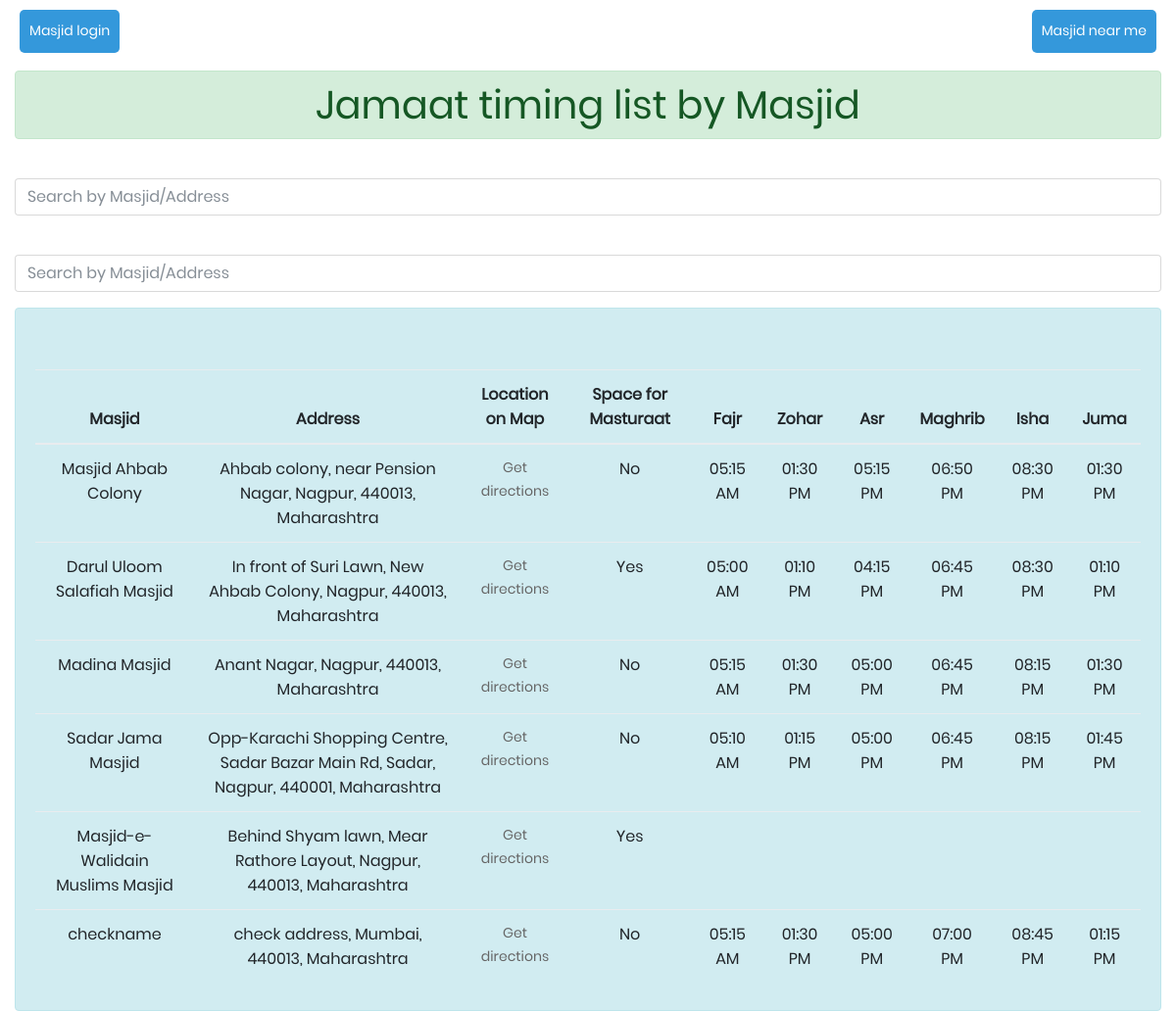
Page /Testform2.php on the earlier database version.
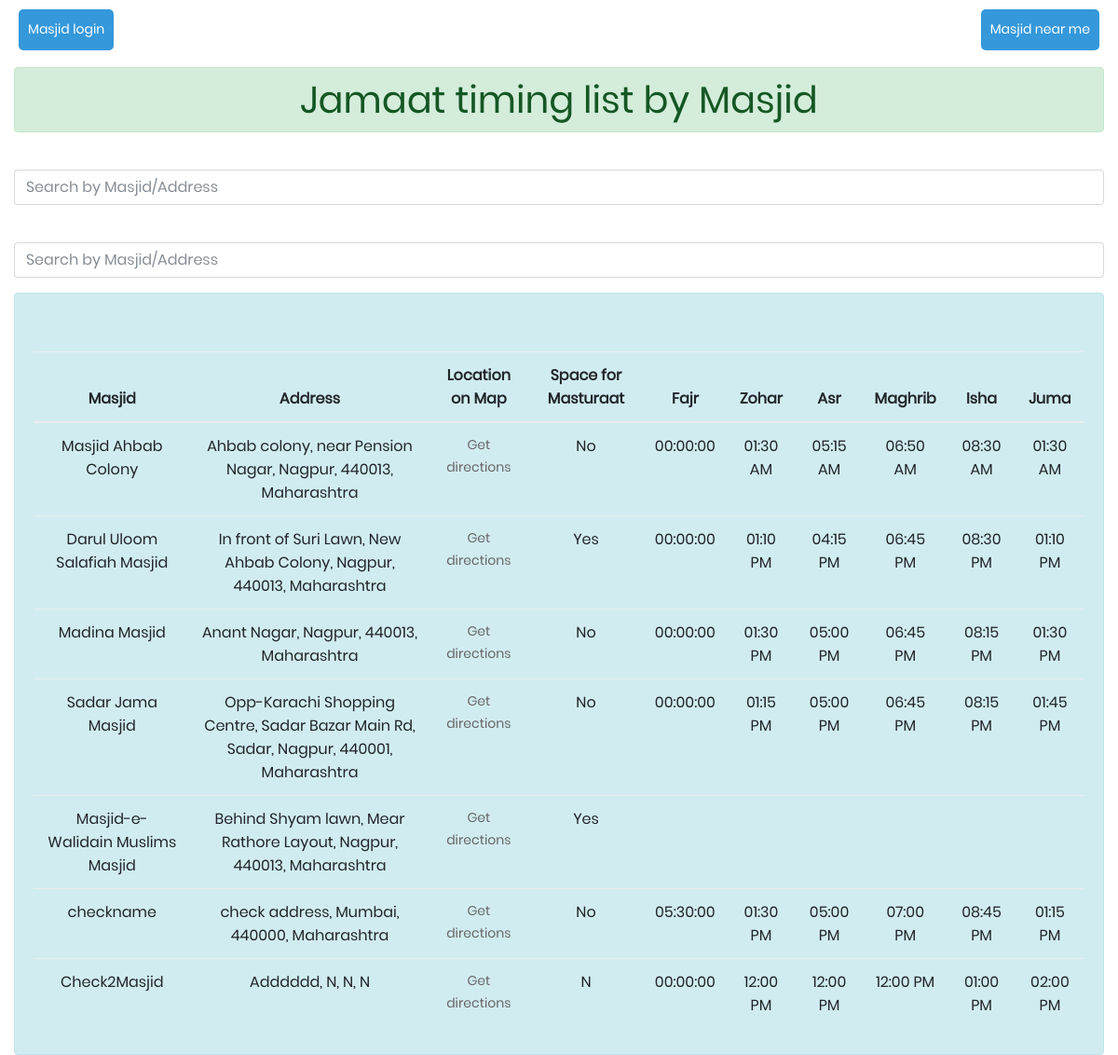
Same page on the later database version.
### tables this page shows
CREATE TABLE `user1` (
  `id` int(50) NOT NULL,
  `username` varchar(50) NOT NULL,
  `email` varchar(50) NOT NULL,
  `password` varchar(50) NOT NULL,
  `email2` varchar(50) DEFAULT NULL,
  `mobileno` int(10) DEFAULT NULL,
  `mobileno2` int(10) DEFAULT NULL,
  `masjidname` varchar(250) NOT NULL,
  `address` varchar(250) NOT NULL,
  `city` varchar(50) NOT NULL,
  `zipcode` varchar(50) NOT NULL,
  `state` varchar(50) NOT NULL,
  `addresslink` varchar(250) NOT NULL,
  `fajr` varchar(50) DEFAULT NULL,
  `zohar` varchar(200) DEFAULT NULL,
  `asr` varchar(200) DEFAULT NULL,
  `maghrib` varchar(200) DEFAULT NULL,
  `isha` varchar(200) DEFAULT NULL,
  `juma` varchar(200) DEFAULT NULL,
  `forladies` varchar(50) NOT NULL,
  `timestamp` time DEFAULT NULL,
  `reset_token` varchar(250) DEFAULT NULL,
  `reset_expiry` varchar(250) DEFAULT NULL
);

### Testform2.php (the view, shortened to what this page needs)
<html>
<head>
	<link rel="stylesheet" type="text/css" href="vendor/bootstrap/css/bootstrap.min.css">
	<link rel="stylesheet" type="text/css" href="fonts/font-awesome-4.7.0/css/font-awesome.min.css">
	<link rel="stylesheet" type="text/css" href="fonts/Linearicons-Free-v1.0.0/icon-font.min.css">
	<link rel="stylesheet" type="text/css" href="vendor/animate/animate.css">
	<link rel="stylesheet" type="text/css" href="vendor/css-hamburgers/hamburgers.min.css">
	<link rel="stylesheet" type="text/css" href="vendor/animsition/css/animsition.min.css">
	<link rel="stylesheet" type="text/css" href="vendor/select2/select2.min.css">
	<link rel="stylesheet" type="text/css" href="vendor/daterangepicker/daterangepicker.css">
	<link rel="stylesheet" type="text/css" href="css/util.css">
	<link rel="stylesheet" type="text/css" href="css/main.css">
</head>
<a href="https://www.google.com/maps/search/masjid+near+me" class="button">Masjid near me</a>
<a href="https://checktimeinlocality.000webhostapp.com/login.php" class="button2">Masjid login</a>
<br>
<br>
<br>
<body>
<div class="container-fluid">
<div class="alert alert-success">
    <h1 align="center">Jamaat timing list by Masjid</h1>
    </div>
    <div>
<form class="navbar-form navbar-center">
        <div class="form-group">
         <span class="glyphicon glyphicon-search"></span>&nbsp;&nbsp;<input type="text" class="form-control" placeholder="Search by Masjid/Address" id="searchTerm" onKeyUp="doSearch()" />
        </div>
        <div class="form-group">
         <span class="glyphicon glyphicon-search"></span>&nbsp;&nbsp;<input type="text" class="form-control" placeholder="Search by Masjid/Address" id="searchTerm2" onKeyUp="doSearch2()" />
        </div>
      </form>
      </div>
<div class="table-responsive alert alert-info">
    <table class="table table-hover text-center" id="example2">
        <thead>
        <tr>
            <th class="text-center">Masjid</th>
            <th class="text-center">Address</th>
            <th class="text-center">Location on Map</th>
            <th class="text-center">Space for Masturaat</th>
            <th class="text-center">Fajr</th>
            <th class="text-center">Zohar</th>
            <th class="text-center">Asr</th>
            <th class="text-center">Maghrib</th>
            <th class="text-center">Isha</th>
            <th class="text-center">Juma</th>
        </tr>
        </thead>
        <?php
        include("conn.php");
        $view_users_query="select * from user1";
        $run=mysqli_query($conn,$view_users_query);
        while($row=mysqli_fetch_array($run))
        {
            $masjid_name=$row['masjidname'];
            $address=$row['address'];
            $city=$row['city'];
            $zipcode=$row['zipcode'];
            $state=$row['state'];
            $addresslink=$row['addresslink'];
            $forladies=$row['forladies'];
            $fajr_time=$row['fajr'];
            $zohar_time=$row['zohar'];
            $asr_time=$row['asr'];
            $maghrib_time=$row['maghrib'];
            $isha_time=$row['isha'];
            $juma_time=$row['juma'];
        ?>
        <tr>
            <td><?php echo $masjid_name;  ?></td>
            <td><?php echo $address . ', ' . $city . ', ' . $zipcode . ', ' . $state; ?></td>
            <td><?php echo '<a href="' . $addresslink . '">Get directions</a>';  ?></td>
            <td><?php echo $forladies;  ?></td>
            <td><?php echo $fajr_time;  ?></td>
            <td><?php echo $zohar_time;  ?></td>
            <td><?php echo $asr_time;  ?></td>
            <td><?php echo $maghrib_time;  ?></td>
            <td><?php echo $isha_time;  ?></td>
            <td><?php echo $juma_time;  ?></td>
        </tr>
        <?php } ?>
    </table>
    </div>
        </div>
</body>
</html>
</body>
</html>

Differences in the rows shown:
changed user1 "Masjid Ahbab Colony": fajr "05:15 AM" → "00:00:00"; zohar "01:30 PM" → "01:30 AM"; asr "05:15 PM" → "05:15 AM"; maghrib "06:50 PM" → "06:50 AM"; isha "08:30 PM" → "08:30 AM"; juma "01:30 PM" → "01:30 AM"
changed user1 "Darul Uloom Salafiah Masjid": fajr "05:00 AM" → "00:00:00"
changed user1 "Madina Masjid": fajr "05:15 AM" → "00:00:00"
changed user1 "Sadar Jama Masjid": fajr "05:10 AM" → "00:00:00"
changed user1 "checkname": zipcode "440013" → "440000"; fajr "05:15 AM" → "05:30:00"
added user1: masjidname "Check2Masjid", address "Adddddd", city "N", zipcode "N", state "N", forladies "N", fajr "00:00:00", zohar "12:00 PM", asr "12:00 PM", maghrib "12:00 PM", isha "01:00 PM", juma "02:00 PM"
